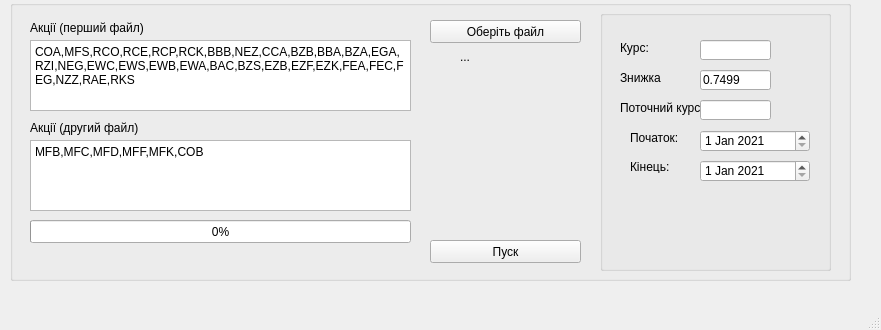
<?xml version="1.0" encoding="UTF-8"?>
<ui version="4.0">
 <class>Price_convertor</class>
 <widget class="QMainWindow" name="Price_convertor">
  <property name="geometry">
   <rect>
    <x>0</x>
    <y>0</y>
    <width>881</width>
    <height>330</height>
   </rect>
  </property>
  <property name="windowTitle">
   <string>MainWindow</string>
  </property>
  <widget class="QWidget" name="centralwidget">
   <widget class="QGroupBox" name="groupBox">
    <property name="geometry">
     <rect>
      <x>10</x>
      <y>0</y>
      <width>841</width>
      <height>281</height>
     </rect>
    </property>
    <property name="title">
     <string/>
    </property>
    <widget class="QLabel" name="label">
     <property name="geometry">
      <rect>
       <x>20</x>
       <y>20</y>
       <width>141</width>
       <height>16</height>
      </rect>
     </property>
     <property name="text">
      <string>Акції (перший файл)</string>
     </property>
    </widget>
    <widget class="QLabel" name="label_2">
     <property name="geometry">
      <rect>
       <x>20</x>
       <y>120</y>
       <width>111</width>
       <height>16</height>
      </rect>
     </property>
     <property name="text">
      <string>Акції (другий файл)</string>
     </property>
    </widget>
    <widget class="QLabel" name="filename">
     <property name="geometry">
      <rect>
       <x>450</x>
       <y>50</y>
       <width>47</width>
       <height>13</height>
      </rect>
     </property>
     <property name="text">
      <string>...</string>
     </property>
    </widget>
    <widget class="QPushButton" name="open_file">
     <property name="geometry">
      <rect>
       <x>420</x>
       <y>20</y>
       <width>151</width>
       <height>23</height>
      </rect>
     </property>
     <property name="text">
      <string>Оберіть файл</string>
     </property>
    </widget>
    <widget class="QPlainTextEdit" name="stock1">
     <property name="geometry">
      <rect>
       <x>20</x>
       <y>40</y>
       <width>381</width>
       <height>71</height>
      </rect>
     </property>
     <property name="plainText">
      <string>COA,MFS,RCO,RCE,RCP,RCK,BBB,NEZ,CCA,BZB,BBA,BZA,EGA,RZI,NEG,EWC,EWS,EWB,EWA,BAC,BZS,EZB,EZF,EZK,FEA,FEC,FEG,NZZ,RAE,RKS</string>
     </property>
    </widget>
    <widget class="QPlainTextEdit" name="stock2">
     <property name="geometry">
      <rect>
       <x>20</x>
       <y>140</y>
       <width>381</width>
       <height>71</height>
      </rect>
     </property>
     <property name="plainText">
      <string>MFB,MFC,MFD,MFF,MFK,COB</string>
     </property>
    </widget>
    <widget class="QProgressBar" name="progressBar">
     <property name="geometry">
      <rect>
       <x>20</x>
       <y>220</y>
       <width>381</width>
       <height>23</height>
      </rect>
     </property>
     <property name="value">
      <number>0</number>
     </property>
    </widget>
    <widget class="QPushButton" name="RUN">
     <property name="geometry">
      <rect>
       <x>420</x>
       <y>240</y>
       <width>151</width>
       <height>23</height>
      </rect>
     </property>
     <property name="text">
      <string>Пуск</string>
     </property>
    </widget>
    <widget class="QLabel" name="label_3">
     <property name="geometry">
      <rect>
       <x>30</x>
       <y>260</y>
       <width>371</width>
       <height>16</height>
      </rect>
     </property>
     <property name="text">
      <string/>
     </property>
    </widget>
    <widget class="QGroupBox" name="groupBox_2">
     <property name="geometry">
      <rect>
       <x>590</x>
       <y>10</y>
       <width>231</width>
       <height>261</height>
      </rect>
     </property>
     <property name="title">
      <string/>
     </property>
     <widget class="QLineEdit" name="Exchange_rate">
      <property name="geometry">
       <rect>
        <x>100</x>
        <y>30</y>
        <width>71</width>
        <height>20</height>
       </rect>
      </property>
     </widget>
     <widget class="QLabel" name="label_4">
      <property name="geometry">
       <rect>
        <x>20</x>
        <y>30</y>
        <width>31</width>
        <height>16</height>
       </rect>
      </property>
      <property name="text">
       <string>Курс: </string>
      </property>
     </widget>
     <widget class="QLabel" name="label_5">
      <property name="geometry">
       <rect>
        <x>20</x>
        <y>60</y>
        <width>41</width>
        <height>16</height>
       </rect>
      </property>
      <property name="text">
       <string>Знижка:</string>
      </property>
     </widget>
     <widget class="QLineEdit" name="discount">
      <property name="geometry">
       <rect>
        <x>100</x>
        <y>60</y>
        <width>71</width>
        <height>20</height>
       </rect>
      </property>
      <property name="text">
       <string>0.7499</string>
      </property>
     </widget>
     <widget class="QLineEdit" name="Exchange_rate_now">
      <property name="geometry">
       <rect>
        <x>100</x>
        <y>90</y>
        <width>71</width>
        <height>20</height>
       </rect>
      </property>
      <property name="text">
       <string/>
      </property>
     </widget>
     <widget class="QLabel" name="label_6">
      <property name="geometry">
       <rect>
        <x>20</x>
        <y>90</y>
        <width>81</width>
        <height>16</height>
       </rect>
      </property>
      <property name="text">
       <string>Поточний курс:</string>
      </property>
     </widget>
     <widget class="QDateEdit" name="end_date">
      <property name="geometry">
       <rect>
        <x>100</x>
        <y>150</y>
        <width>110</width>
        <height>22</height>
       </rect>
      </property>
      <property name="dateTime">
       <datetime>
        <hour>0</hour>
        <minute>0</minute>
        <second>0</second>
        <year>2021</year>
        <month>1</month>
        <day>1</day>
       </datetime>
      </property>
     </widget>
     <widget class="QDateEdit" name="start_date">
      <property name="geometry">
       <rect>
        <x>100</x>
        <y>120</y>
        <width>110</width>
        <height>22</height>
       </rect>
      </property>
      <property name="dateTime">
       <datetime>
        <hour>0</hour>
        <minute>0</minute>
        <second>0</second>
        <year>2021</year>
        <month>1</month>
        <day>1</day>
       </datetime>
      </property>
     </widget>
     <widget class="QLabel" name="label_7">
      <property name="geometry">
       <rect>
        <x>30</x>
        <y>120</y>
        <width>61</width>
        <height>16</height>
       </rect>
      </property>
      <property name="text">
       <string>Початок:</string>
      </property>
     </widget>
     <widget class="QLabel" name="label_8">
      <property name="geometry">
       <rect>
        <x>30</x>
        <y>150</y>
        <width>47</width>
        <height>13</height>
       </rect>
      </property>
      <property name="text">
       <string>Кінець:</string>
      </property>
     </widget>
    </widget>
   </widget>
  </widget>
  <widget class="QMenuBar" name="menubar">
   <property name="geometry">
    <rect>
     <x>0</x>
     <y>0</y>
     <width>881</width>
     <height>20</height>
    </rect>
   </property>
  </widget>
  <widget class="QStatusBar" name="statusbar"/>
 </widget>
 <resources/>
 <connections/>
</ui>
